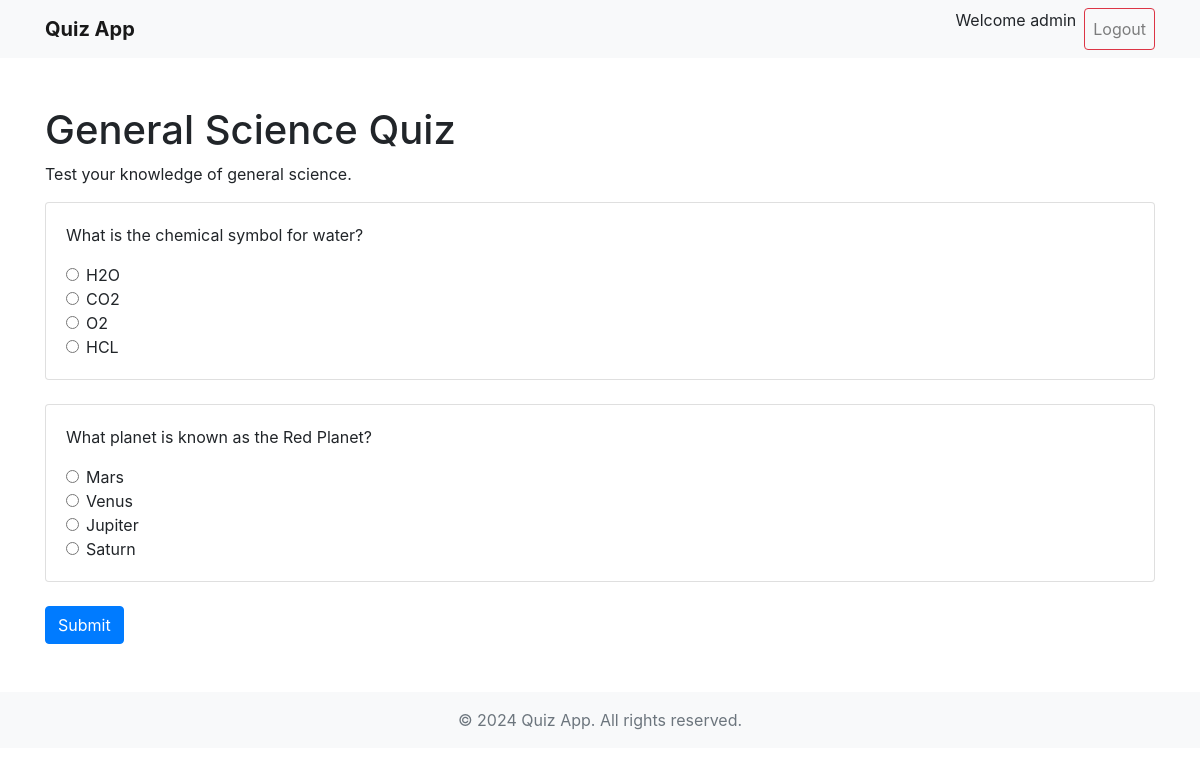
The app's page /quiz/1/ (signed in) with its own data.
### home/models.py (models this page shows, shortened)
class Quiz(models.Model):
    category = models.ForeignKey(Category, on_delete=models.CASCADE)
    title = models.CharField(max_length=200)
    description = models.TextField()

class Question(models.Model):
    quiz = models.ForeignKey(Quiz, on_delete=models.CASCADE)
    question_text = models.CharField(max_length=200)

class Choice(models.Model):
    question = models.ForeignKey(Question, on_delete=models.CASCADE)
    choice_text = models.CharField(max_length=200)
    is_correct = models.BooleanField(default=False)

### home/views.py (the view)
# urls.py: path('quiz/<int:quiz_id>/', views.quiz_detail, name='quiz_detail'),
@login_required
def quiz_detail(request, quiz_id):
    quiz = get_object_or_404(Quiz, pk=quiz_id)
    return render(request, 'quiz_detail.html', {'quiz': quiz})

### templates/quiz_detail.html (shortened to what this page needs)
{% extends 'base.html' %}
{% block content %}
<div class="mt-4">
    <h1>{{ quiz.title }}</h1>
    <p>{{ quiz.description }}</p>
    <form method="post" action="{% url 'submit_quiz' quiz.id %}">
        {% for question in quiz.question_set.all %}
            <div class="card mb-4">
                <div class="card-body">
                    <p class="card-text">{{ question.question_text }}</p>
                    {% for choice in question.choice_set.all %}
                        <div class="form-check">
                            <input class="form-check-input" type="radio" name="{{ question.id }}" value="{{ choice.id }}" id="choice{{ choice.id }}">
                            <label class="form-check-label" for="choice{{ choice.id }}">
                                {{ choice.choice_text }}
                            </label>
                        </div>
                    {% endfor %}
                </div>
            </div>
        {% endfor %}
        <button type="submit" class="btn btn-primary">Submit</button>
    </form>
</div>
{% endblock %}

### templates/base.html (shortened to what this page needs)
{% load static %}
<!DOCTYPE html>
<html lang="en">
<head>
    <link href="https://stackpath.bootstrapcdn.com/bootstrap/4.5.2/css/bootstrap.min.css" rel="stylesheet">
</head>
<body>
    <nav class="navbar navbar-expand-lg navbar-light bg-light">
        <div class="container">
            <a class="navbar-brand font-weight-bold" href="/">Quiz App</a>
            <div class="collapse navbar-collapse" id="navbarNav">
                <ul class="navbar-nav ml-auto">
                    {% if user.is_authenticated %}
                    <p class="absolute right-40">Welcome {{user}}</p>
                        <li class="nav-item">
                            <a class="nav-link btn btn-outline-danger ml-2" href="{% url 'customlogout' %}">Logout</a>
                        </li>
                    {% endif %}
                </ul>
            </div>
        </div>
    </nav>
    <div class="container my-5">
        {% block content %}{% endblock %}
    </div>
    <footer class="bg-light py-3">
        <div class="container text-center">
            <span class="text-muted">&copy; 2024 Quiz App. All rights reserved.</span>
        </div>
    </footer>
</body>
</html>

### records on screen
Quiz: title "General Science Quiz", description "Test your knowledge of general science."
Question: question_text "What is the chemical symbol for water?"
Choice: choice_text "H2O"
Choice: choice_text "CO2"
Choice: choice_text "O2"
Choice: choice_text "HCL"
Question: question_text "What planet is known as the Red Planet?"
Choice: choice_text "Mars"
Choice: choice_text "Venus"
Choice: choice_text "Jupiter"
Choice: choice_text "Saturn"

### other values on screen
{{ user }} "admin"
